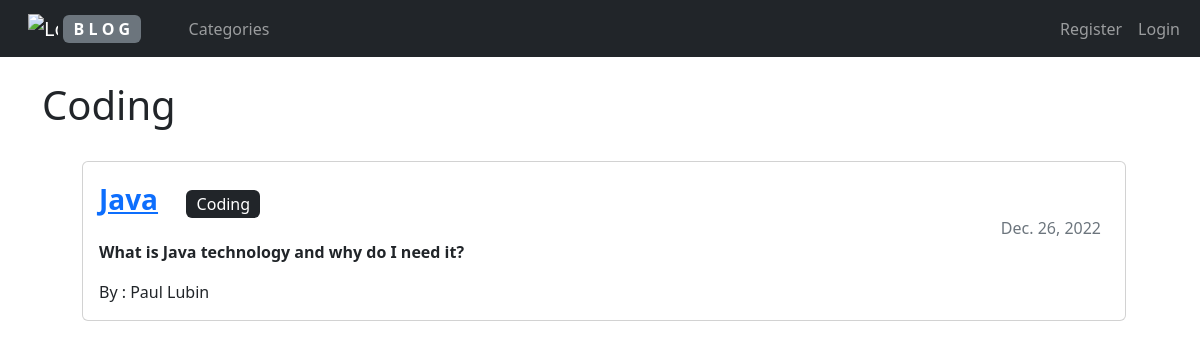
/category/coding/, run on the app's committed database.
### myblog/models.py (models this page shows, shortened)
class Post(models.Model):
    title = models.CharField(max_length=255)
    header_image = models.ImageField(null=True, blank=True, upload_to="images/")
    title_tag = models.CharField(max_length=255)
    author = models.ForeignKey(User, on_delete=models.CASCADE)
    body = RichTextField(blank=True, null=True)
    post_date = models.DateField(auto_now_add=True)
    category = models.CharField(max_length=255)
    snippet = models.CharField(max_length=255)
    like = models.ManyToManyField(User, blank=True, related_name="liked_user")

### myblog/views.py (the view)
# urls.py: path('category/<str:cats>/', CategoryView, name='category'),
def CategoryView(request, cats):
    category_posts = Post.objects.filter(category=cats.replace('-', ' '))
    return render(request, 'categories.html',
                  {'cats': cats.title().replace('-', ' '), 'category_posts': category_posts})

### myblog/templates/categories.html (shortened to what this page needs)
{% extends 'base.html' %}
{% block content %}
<h1>{{ cats }}</h1>
<br>
<ul>
    {% for post in category_posts %}
    <div class="card mb-2">
        <div class="card-body ">
            <a class="card-title fw-bold fs-3 text-primary" href="{% url 'article' post.pk %}">{{ post.title }}</a>
            <a href="{% url 'category' post.category|slugify %}"><span
                    class="mx-4 badge bg-dark text-wrap fs-6 fw-light">{{ post.category|title }}</span></span></a>
            <span class="card-subtitle mx-2 text-muted d-flex justify-content-end">{{ post.post_date }}</span>
            <p class="card-text fw-semibold ">{{ post.snippet }}</p>
            <span>By : {{ post.author.first_name }} {{ post.author.last_name }} </span> <br>
        </div>
    </div>
    {% endfor %}
</ul>
{% endblock %}

### data on the page
Post: category "Coding", title "Java", post_date "Dec. 26, 2022", snippet "What is Java technology and why do I need it?", author.first_name "Paul", author.last_name "Lubin"
